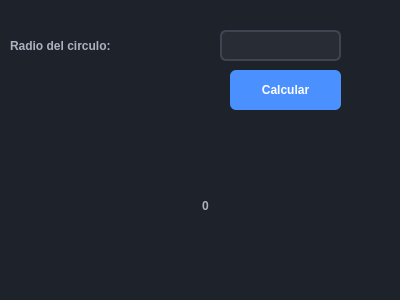
<?xml version="1.0" encoding="UTF-8"?>
<ui version="4.0">
 <class>Dialog</class>
 <widget class="QDialog" name="Dialog">
  <property name="geometry">
   <rect>
    <x>0</x>
    <y>0</y>
    <width>400</width>
    <height>300</height>
   </rect>
  </property>
  <property name="windowTitle">
   <string>Area del Circulo</string>
  </property>
  <property name="styleSheet">
   <string notr="true">/* DISEÑO GENERAL DE LA VENTANA */
QDialog, QMainWindow {
    background-color: #1e222b; /* Fondo oscuro elegante */
    color: #ffffff;            /* Texto blanco */
    font-family: &quot;Segoe UI&quot;, Arial, sans-serif;
    font-size: 14px;
}

/* DISEÑO DE LOS CUADROS DE TEXTO (Inputs) */
QLineEdit, QTextEdit, QPlainTextEdit {
    background-color: #282c34;
    color: #ffffff;
    border: 2px solid #3f4451;
    border-radius: 6px;
    padding: 4px 8px; /* 👈 Baja estos números (por ejemplo a 4px y 8px) para darle más aire al texto */
}


/* Cuando el usuario hace clic para escribir en el cuadro de texto */
QLineEdit:focus, QTextEdit:focus, QPlainTextEdit:focus {
    border: 2px solid #4b90ff; /* El borde cambia a azul brillante */
    background-color: #2c313c;
}

/* DISEÑO DE LAS ETIQUETAS DE TEXTO (Labels) */
QLabel {
    color: #abb2bf; /* Color gris claro/plateado para que no canse la vista */
    font-weight: 500;
}

/* DISEÑO DEL BOTÓN CALCULAR */
QPushButton {
    background-gradient: qlineargradient(x1:0, y1:0, x2:0, y2:1, stop:0 #4b90ff, stop:1 #2766cc);
    background-color: #4b90ff; /* Azul base */
    color: #ffffff;
    font-weight: bold;
    border: none;
    border-radius: 6px;        /* Botón redondeado */
    padding: 10px 20px;
    min-height: 20px;
}

/* Cuando el usuario pasa el mouse sobre el botón */
QPushButton:hover {
    background-color: #619eff; /* Se vuelve un azul más vivo */
    cursor: pointer;
}

/* Cuando el usuario presiona el botón */
QPushButton:pressed {
    background-color: #1f54a8; /* Se oscurece un poco al hundirse */
    padding-top: 11px;         /* Efecto visual de click */
    padding-bottom: 9px;
}</string>
  </property>
  <widget class="QLabel" name="label">
   <property name="geometry">
    <rect>
     <x>10</x>
     <y>30</y>
     <width>131</width>
     <height>31</height>
    </rect>
   </property>
   <property name="text">
    <string>Radio del circulo:</string>
   </property>
  </widget>
  <widget class="QPushButton" name="btn_calcular">
   <property name="geometry">
    <rect>
     <x>230</x>
     <y>70</y>
     <width>111</width>
     <height>40</height>
    </rect>
   </property>
   <property name="text">
    <string>Calcular</string>
   </property>
  </widget>
  <widget class="QLineEdit" name="txt_radio">
   <property name="geometry">
    <rect>
     <x>220</x>
     <y>30</y>
     <width>121</width>
     <height>31</height>
    </rect>
   </property>
  </widget>
  <widget class="QLabel" name="lbl_resultado">
   <property name="geometry">
    <rect>
     <x>20</x>
     <y>120</y>
     <width>371</width>
     <height>171</height>
    </rect>
   </property>
   <property name="text">
    <string>0</string>
   </property>
   <property name="alignment">
    <set>Qt::AlignCenter</set>
   </property>
  </widget>
 </widget>
 <resources/>
 <connections/>
</ui>
